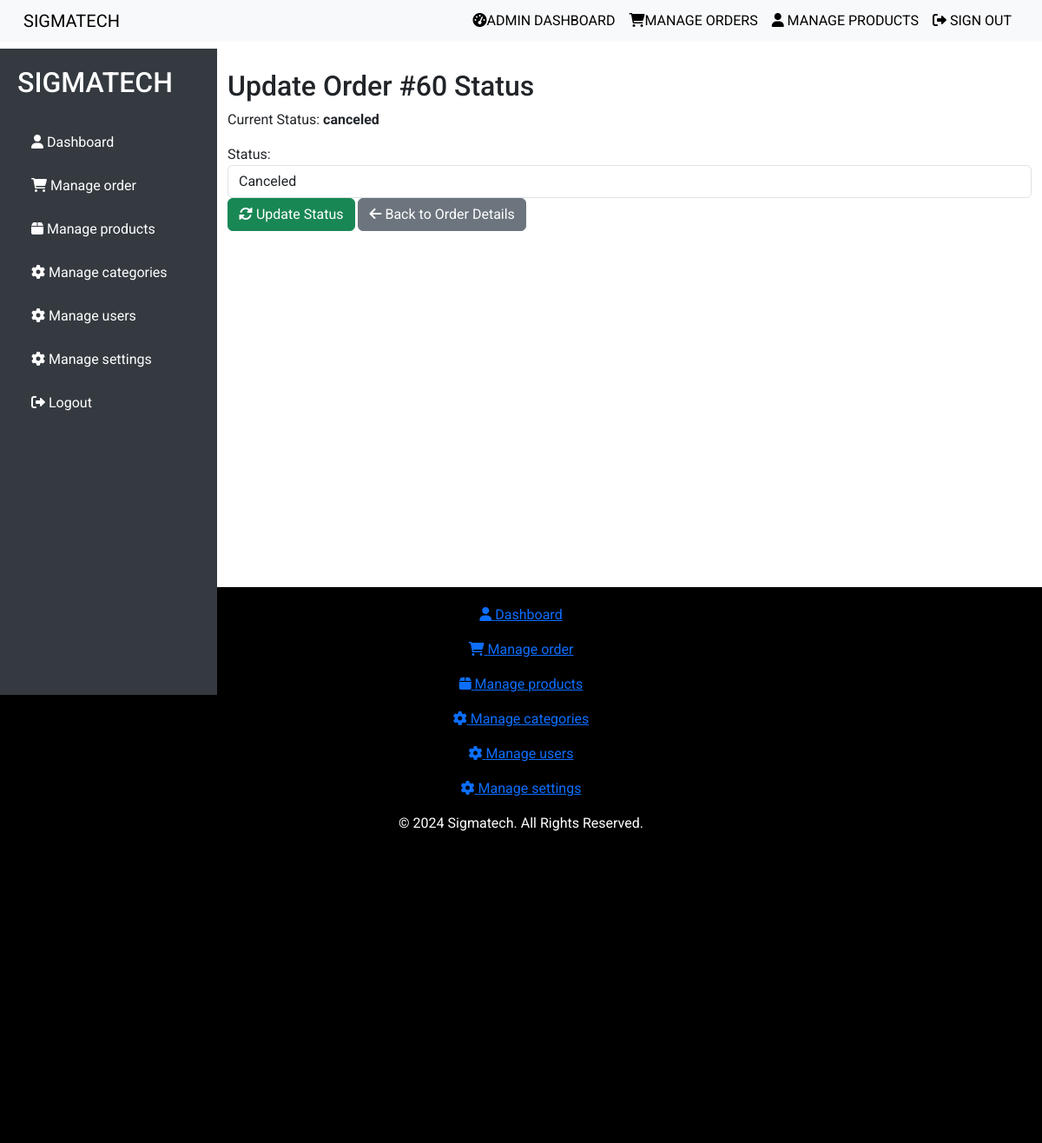
The app's page /admin_panel/order/60/update-status/ (signed in), older data.
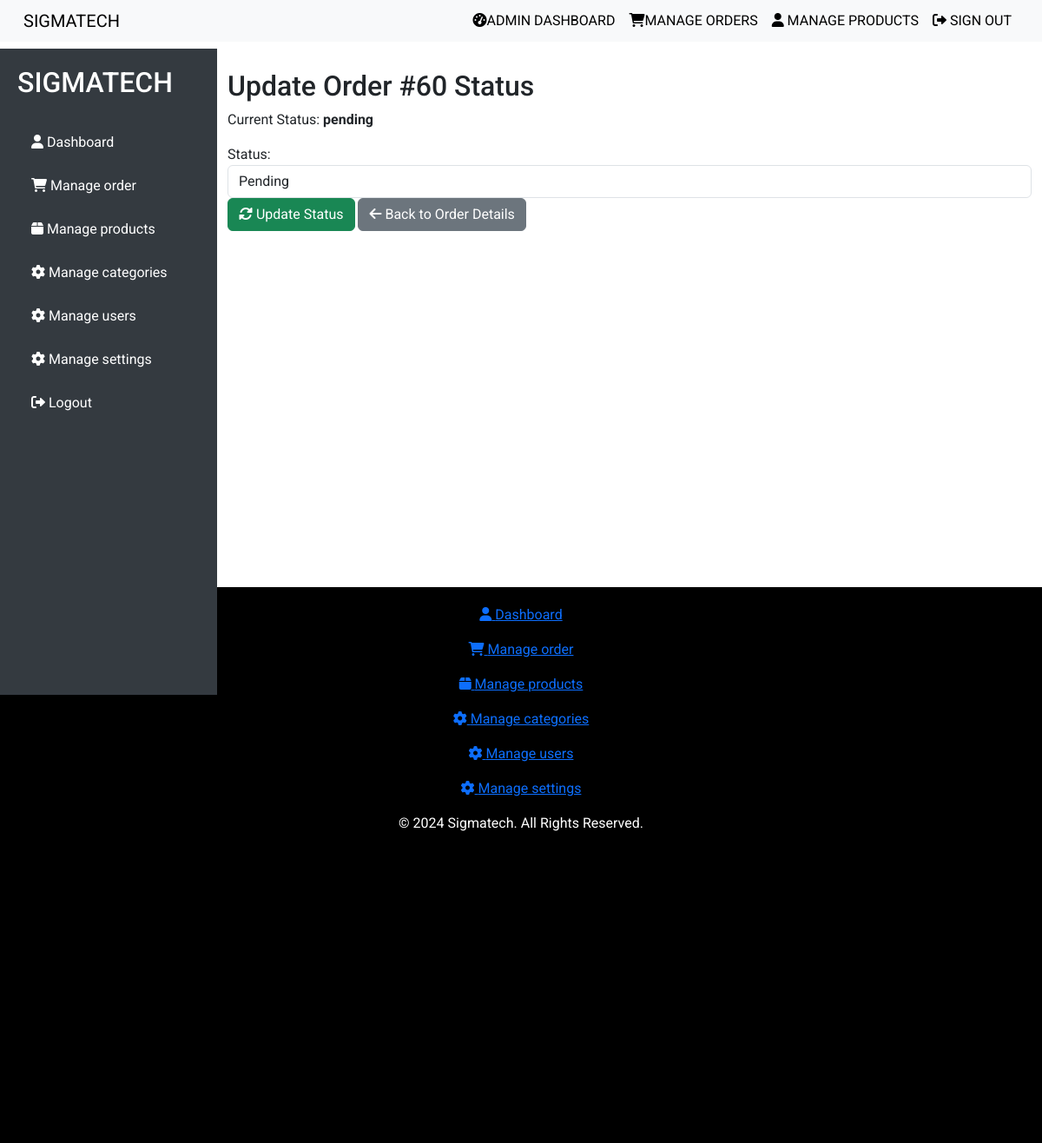
The same page, newer data.
### order/models.py (models this page shows, shortened)
class Order(models.Model):
    STATUS_CHOICES = [
        ('pending', 'Pending'),
        ('processing', 'Processing'),
        ('shipped', 'Shipped'),
        ('delivered', 'Delivered'),
        ('canceled', 'Canceled'),
    ]
    user = models.ForeignKey(settings.AUTH_USER_MODEL, on_delete=models.CASCADE)
    cart = models.OneToOneField(Cart, on_delete=models.CASCADE)
    status = models.CharField(max_length=20, choices=STATUS_CHOICES, default='pending')
    created_at = models.DateTimeField(auto_now_add=True)
    updated_at = models.DateTimeField(auto_now=True)

### admin_panel/views.py (the view)
# urls.py: path('order/<int:order_id>/update-status/', admin_update_order_status, name='admin_update_order_status'),
@user_passes_test(admin_only)
def admin_update_order_status(request, order_id):
    order = get_object_or_404(Order, id=order_id)  # Fetch the order by ID
    if request.method == 'POST':
        form = OrderStatusForm(request.POST, instance=order)
        if form.is_valid():
            order = form.save(commit=False)  # Save but don't commit to the DB yet
            order.updated_at = timezone.now()  # Update the `updated_at` field
            order.save()  # Now save the order
            send_mail(
                subject=f'Order #{order.id} Status Update',
                message=f'Hello {order.user.username},\n\nYour order #{order.id} has been {order.status}.\n\nThank you for shopping with us!',
                from_email=settings.DEFAULT_FROM_EMAIL,
                recipient_list=[order.user.email],
                fail_silently=False,
            )
            channel_layer = get_channel_layer()
            async_to_sync(channel_layer.group_send)(
                'orders_group',  # Broadcast to the group users are connected to
                {
                    'type': 'order_status_update',
                    'order_id': order.id,
                    'order_status': order.status
                }
            )
            messages.success(request, f"Order {order.id} status updated to {order.status}.")
            return redirect('admin_panel:admin_view_order', order_id=order.id)  # Redirect back to order details
    else:
        form = OrderStatusForm(instance=order)
    context = {
        'order': order,
        'form': form,
    }
    return render(request, 'admin_panel/update_order_status.html', context)

### dashboard/forms.py
class OrderStatusForm(forms.ModelForm):
    class Meta:
        model = Order
        fields = ['status']  # Only allow updating the status field
        widgets = {
            'status': forms.Select(attrs={'class': 'form-control'}),
        }

### admin_panel/views.py (called while the page is built)
def admin_only(user):
    return user.is_superuser

### admin_panel/templates/admin_panel/update_order_status.html (shortened to what this page needs)
{% extends 'admin_panel/base1.html' %}
{% block content %}
<div class="container-fluid mt-4">
    <h2>Update Order #{{ order.id }} Status</h2>
    <p>Current Status: <strong>{{ order.status }}</strong></p>
    <form method="post">
        <div class="form-group">
            {{ form.status.label_tag }}
            {{ form.status }}
        </div>
        <button type="submit" class="btn btn-success">
            <i class="fas fa-sync-alt"></i> Update Status
        </button>
        <a href="{% url 'admin_panel:admin_view_order' order.id %}" class="btn btn-secondary">
            <i class="fas fa-arrow-left"></i> Back to Order Details
        </a>
    </form>
</div>
{% endblock %}

Row changes from the older to the newer data that the page shows:
changed Order id 60: status "canceled" → "pending"; status "Canceled" → "Pending"
